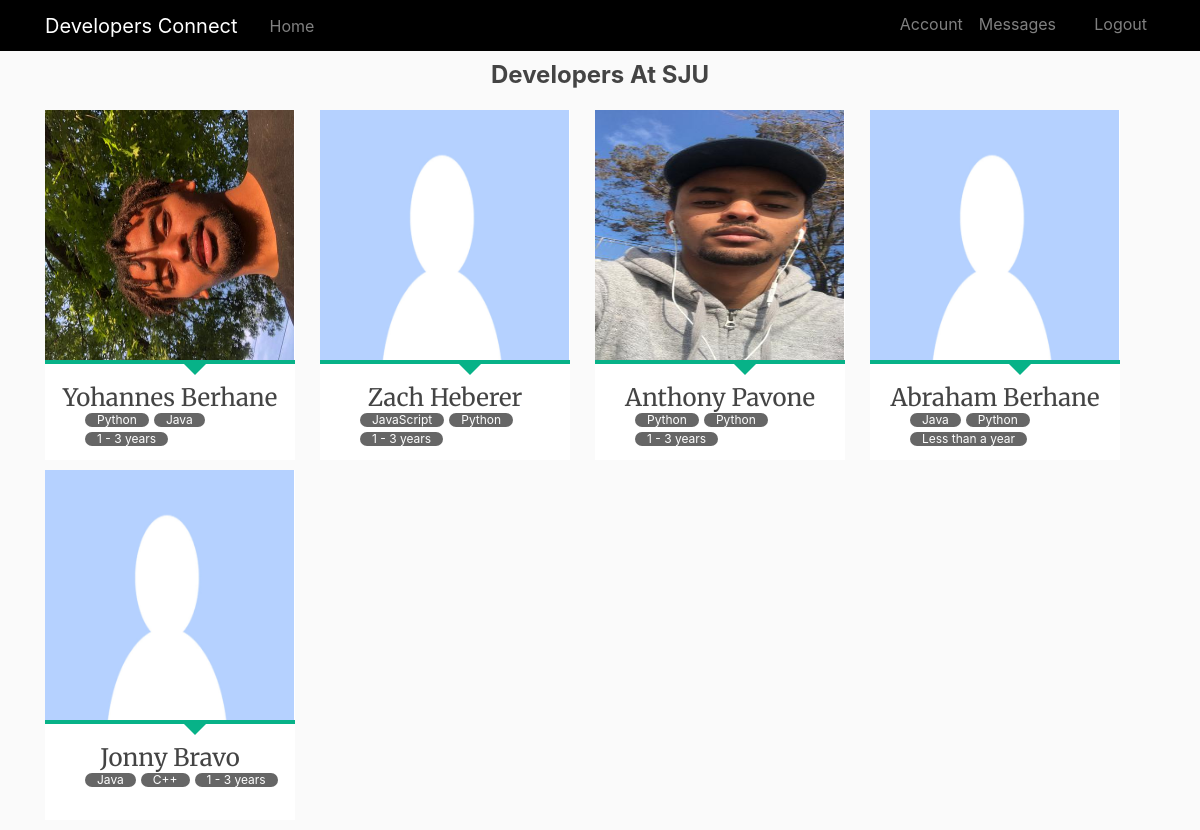
The page /home (signed in) on the database its author committed.
### dating/models.py (models this page shows, shortened)
class User(db.Model, UserMixin):  #This class defines several fields as class variables.
    __tablename__ = 'users'
    id = db.Column(db.Integer, autoincrement=True, primary_key=True)
    firstname = db.Column(db.String(100), nullable=False)
    lastname = db.Column(db.String(100), nullable=False)
    email = db.Column(db.String(100), nullable=False, unique=True)
    username = db.Column(db.String(100), nullable=False)
    password = db.Column(db.String(100), nullable=False)
    date_of_birth = db.Column(db.String(100), nullable=False)
    image_file = db.Column(db.String(20), nullable=True, default='default.jpg')
    messages_sent = db.relationship('Message',
                                    foreign_keys='Message.sender_id',
                                    backref='sender', lazy='dynamic')
    messages_received = db.relationship('Message',
                                        foreign_keys='Message.recipient_id',
                                        backref='recipient', lazy='dynamic')
    last_message_read_time = db.Column(db.DateTime)
    notifications = db.relationship('Notification', backref='user',
                                    lazy='dynamic')
    def new_messages(self):
        last_read_time = self.last_message_read_time or datetime(1900, 1, 1)
        return Message.query.filter_by(recipient=self).filter(
            Message.timestamp > last_read_time).count()

class FavProgrammingLang(db.Model):
    __tablename__ = 'fav_programming_lang'
    fav_lang_id = db.Column(db.Integer, autoincrement=True, primary_key=True)
    fav_lang_name = db.Column(db.String(40), nullable=False)
    interest = db.relationship('Interest',
                            backref=db.backref('fav_programming_lang'))

class SecondFavProgrammingLang(db.Model):
    __tablename__ = 'second_fav_lang'
    fav_lang_id= db.Column(db.Integer, autoincrement=True,
                                            primary_key=True)
    fav_lang_name = db.Column(db.String(40), nullable=False)
    interest = db.relationship('Interest',
                            backref=db.backref('second_fav_lang'))

class ExperienceLevel(db.Model):
    __tablename__ = 'experience'
    experience_id = db.Column(db.Integer, autoincrement=True, primary_key=True)
    experience_name = db.Column(db.String(40), nullable=False)
    interest = db.relationship('Interest',
                            backref=db.backref('experience'))

### dating/routes.py (the view)
@app.route("/home")
@login_required
def home():
    session['user_id'] = current_user.id
    interests = Interest.query.all()
    users_stack = User.query.filter(User.id != current_user.id)
    all_interests = [all_fav_programming_lang()[1], all_fav_database_systems()[1], all_field_interests()[1] ,all_experience_level()[1], all_second_fav_lang()[1]]
    print(all_interests)
    exists = db.session.query(db.exists().where(Interest.interest_id == current_user.id)).scalar()
    if not exists:
        return redirect(url_for('add_interests'))
    return render_template('home.html', users_stack=users_stack, all_interests=all_interests, interests=interests)

### dating/models.py (called while the page is built)
@login.user_loader
def load_user(id):
    return User.query.get(int(id))

### dating/queries.py (called while the page is built)
def all_fav_programming_lang():
    programming_langs = FavProgrammingLang.query.all()
    fav_programming_lang = []
    for lang in programming_langs:
        fav_programming_lang.append((lang.fav_lang_id, lang.fav_lang_name))
    return ["Your Favorite Programming Language", fav_programming_lang]

def all_second_fav_lang():
    programming_langs = SecondFavProgrammingLang.query.all()
    second_fav_programming_lang = []
    for lang in programming_langs:
        second_fav_programming_lang.append((lang.fav_lang_id, lang.fav_lang_name))
    return ["Second Favourite Programming Language", second_fav_programming_lang]

def all_fav_database_systems():
    database_systems = FavDatabaseSystem.query.all()
    fav_database_systems = []
    for database in database_systems:
        fav_database_systems.append((database.fav_database_system_id, database.fav_database_system_name))
    return ["Favorite Database Management System", fav_database_systems]

def all_field_interests():
    field_interests = FieldInterest.query.all()
    fields = []
    for interest in field_interests:
        fields.append((interest.field_interest_id, interest.field_interest_name))
    return ["Your Field Of Interest", fields]

def all_experience_level():
    exp_levels = ExperienceLevel.query.all()
    experiences = []
    for level in exp_levels:
        experiences.append((level.experience_id,
                               level.experience_name))
    return ["What is Your Experience Level", experiences]

### dating/templates/home.html (shortened to what this page needs)
{% extends "layout.html"%}
{% block content %}
<div class="container">
  <div class="section" id="section1" style="text-align:center">
    <h2>Developers At SJU</h2>
  </div>
</div>
  <div class="container">
    <div class="grid">
    {% for user in users_stack %}
    <div style="margin-bottom: 10px" id="flip-container">
      <div class="flipper">
        <div class="front">
          <img class="profile-picture" src="static/profilepics/{{user.image_file}}" width="250px" height="250px">
          <div class="profile-devider"></div>
          <h3 class="profile-name">{{user.firstname}} {{user.lastname}}</h3>
            {% for interest in interests %}
              {% if user.id == interest.user_id %}
                <ul class="tags">
                  {% for proglang in all_interests[0] %}
                    {% if proglang[0] == interest.fav_programming_lang_id %}
                    <div class="programming-lang" data-lang={{proglang[1]}}>
                      <li><a href="#">{{proglang[1]}}</a></li>
                    </div>
                    {% endif %}
                  {% endfor %}
                  {% for proglang in all_interests[4] %}
                    {% if proglang[0] == interest.second_fav_lang_id %}
                    <li><a href="#">{{proglang[1]}}</a></li>
                    {% endif %}
                  {% endfor %}
                  {% for proglang in all_interests[3] %}
                    {% if proglang[0] == interest.experience_id %}
                    <div class="field-interest" data-interest={{proglang[1]}}>
                      <li><a href="#">{{proglang[1]}}</a></li>
                    </div>
                    {% endif %}
                  {% endfor %}
                </ul>
              {% endif %}
            {% endfor %}
        </div>
        <div class="back">
          <div class="flip-padding">
            <div>
              {% for interest in interests %}
                {% if user.id == interest.user_id %}
                    {% for proglang in all_interests[0] %}
                      {% if proglang[0] == interest.fav_programming_lang_id %}
                      <h5>Primary Language</h3>
                      <p>{{proglang[1]}}</p>
                      {% endif %}
                    {% endfor %}
                    {% for proglang in all_interests[4] %}
                      {% if proglang[0] == interest.second_fav_lang_id %}
                      <h5>Secondary Language</h3>
                      <p>{{proglang[1]}}</li>
                      {% endif %}
                    {% endfor %}
                    {% for proglang in all_interests[3] %}
                      {% if proglang[0] == interest.experience_id %}
                      <h5>Years of Experience</h3>
                      <p>{{proglang[1]}}</li>
                      {% endif %}
                    {% endfor %}
                    {% for proglang in all_interests[1] %}
                      {% if proglang[0] == interest.fav_database_system_id %}
                      <h5>Database System</h3>
                      <p>{{proglang[1]}}</li>
                      {% endif %}
                    {% endfor %}
                    <a href="{{ url_for('profile', user=user.username) }}"><button style="margin-top: 20px; font-size: 22px;"class="follow-button" >Visit Profile</button></a>
                {% endif %}
              {% endfor %}
            </div>
          </div>
        </div>
      </div>
    </div>
    {% endfor %}
</div>
</div>
  {% endblock %}

### dating/static/main.css (style rules this page uses)
body { background: #fafafa; color: #333333; margin-top: 4rem; background-position: center; background-repeat: no-repeat; background-size: cover; }
h1, h2, h3, h4, h5, h6 { color: #444444; }
img { display: block; margin: auto; width: 75%; height: 75% }
.section { margin-top: 10px; margin-bottom: 20px }
h2 { font-size: 1.5em; font-weight: bold; }
h3 { font-family: 'Merriweather', serif; font-size: 1.25em; font-weight: bold; }
p { margin: 0 0 1.5em 0; }
button { margin: 5px; cursor: pointer; border: none; outline: none; border-radius: 5px; padding: 14px 25px; box-shadow: 0px 2px 5px rgba(0, 0, 0, 0.15); transition: 0.25s; font-family: Cambria, Cochin, Georgia, Times, "Times New Roman", serif; font-size: 24px; }
.follow-button { background-color: tomato; color: white; }
.tags { overflow: hidden; margin-bottom: 10px; }
.tags li { float: left; }
.tags li a { display: block; background: #666; padding: 1px 12px; border-radius: 100px; font-size: .75em; margin: 0 5px 5px 0; color: white; text-decoration: none; }
#flip-container { margin: 0 auto; -webkit-perspective: 1000; -moz-perspective: 1000; float: left; margin-right: 25px; }
.flipper { -webkit-transition: 0.6s; -webkit-transform-style: preserve-3d; -moz-transition: 0.6s; -moz-transform-style: preserve-3d; position: relative; }
.front, .back { -webkit-backface-visibility: hidden; -moz-backface-visibility: hidden; position: absolute; top: 0; left: 0; }
.front { z-index: 1; background: #fff; }
#flip-container, .front, .back { width: 250px; height: 350px; }
.back { -webkit-transform: rotateY(-180deg); -moz-transform: rotateY(-180deg); background: black; }
.back h5 { margin-top: 15px; text-align: center; color: whitesmoke; }
.back p { text-align: center; color: whitesmoke; }
.flip-padding { padding: 20px; }
.profile-picture { width: 249px; height: 250px; }
.profile-name, .profile-title { text-align: center; }
.profile-name { font-size: 24px; margin-top: 20px; font-weight: 400; margin-bottom: 0px; }
.profile-devider { width: 100%; height: 4px !important; background: #07B288; position: relative; margin: 0 auto; }
.profile-devider:after { content:''; position: absolute; border-style: solid; border-width: 15px 15px 0; border-color: #07B288 transparent; display: block; width: 0; z-index: 1; left: 135px; }

### rows shown on the page
User: image_file (picture), firstname "Yohannes", lastname "Berhane"
FavProgrammingLang: fav_lang_name "Python"
SecondFavProgrammingLang: fav_lang_name "Java"
ExperienceLevel: experience_name "1 - 3 years"
User: image_file (placeholder picture), firstname "Zach", lastname "Heberer"
FavProgrammingLang: fav_lang_name "JavaScript"
SecondFavProgrammingLang: fav_lang_name "Python"
User: image_file (picture), firstname "Anthony", lastname "Pavone"
User: image_file (placeholder picture), firstname "Abraham", lastname "Berhane"
FavProgrammingLang: fav_lang_name "Java"
ExperienceLevel: experience_name "Less than a year"
User: image_file (placeholder picture), firstname "Jonny", lastname "Bravo"
SecondFavProgrammingLang: fav_lang_name "C++"
